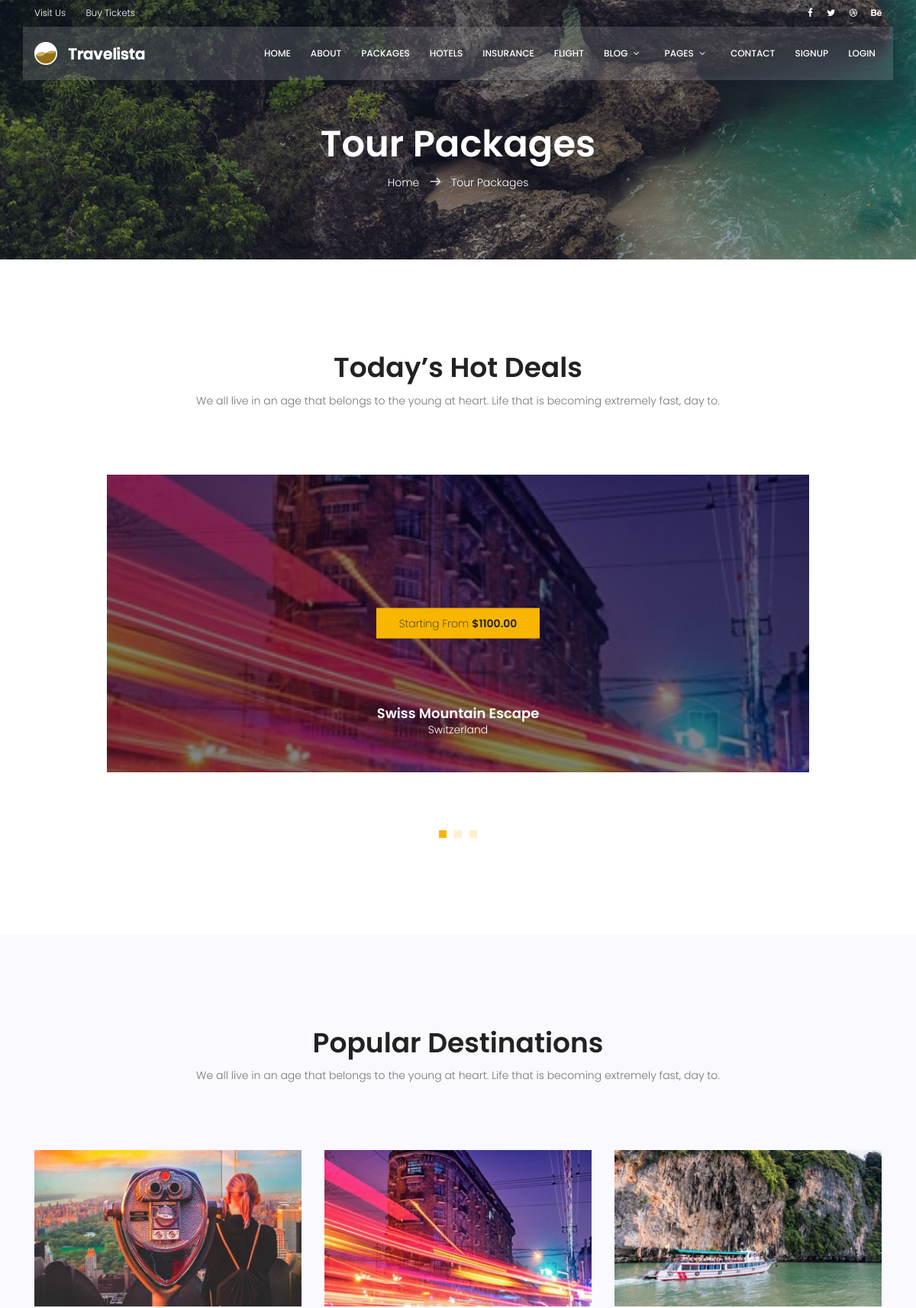
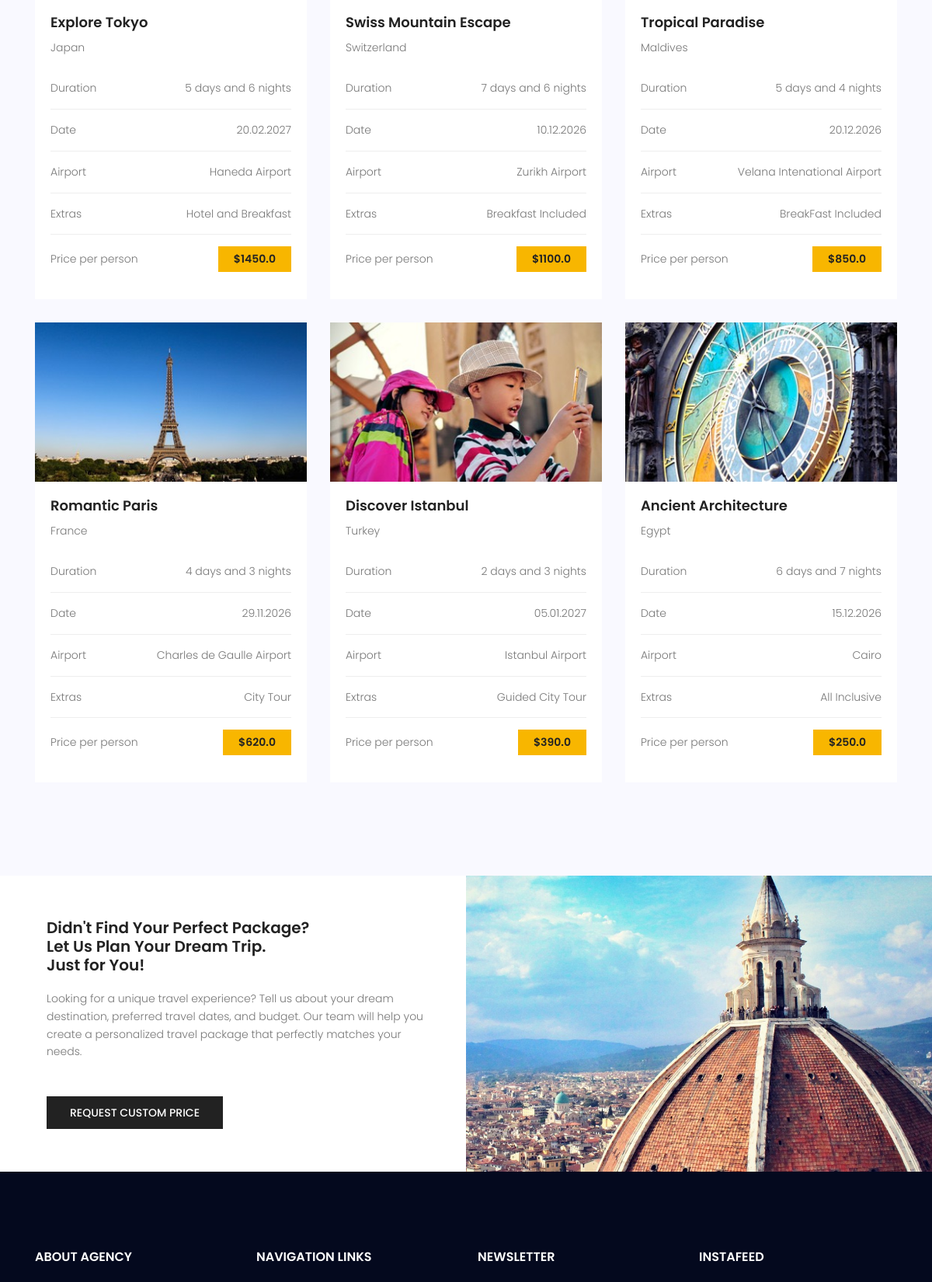
Page /packages/ (upper part) on the committed database (2 pictures, top to bottom).
### website/models.py (models this page shows, shortened)
class Package(models.Model):
    title = models.CharField(max_length=200)
    image = models.ImageField(upload_to="posts/packages", blank=True, null=True)
    country = models.CharField(max_length=200)
    days = models.PositiveSmallIntegerField()
    nights = models.PositiveSmallIntegerField()
    date = models.DateField(blank=True, null=True)
    airport = models.CharField(max_length=200)
    extras = models.CharField(max_length=200)
    price_per_person = models.DecimalField(max_digits=8, decimal_places=2)
    is_hot_deal = models.BooleanField(default=False)
    is_active = models.BooleanField(default=True)
    PACKAGE_TYPE = [
        ("cheap", "Cheap"),
        ("luxury", "Luxury"),
        ("camping", "Camping"),
    ]
    package_type = models.CharField(
        max_length=20,
        choices=PACKAGE_TYPE,
        default="cheap",
    )

### website/views.py (the view)
# urls.py: path("packages/", views.packages, name="packages"),
def packages(request):
    packages_list = Package.objects.filter(is_active=True).order_by("-price_per_person","-id")
    hot_deals = packages_list.filter(is_hot_deal=True)
    if request.method == "GET":
        country = request.GET.get("country")
        days = request.GET.get("days")
        nights = request.GET.get("night")
        date = request.GET.get("date")
        price = request.GET.get("price")
        airport = request.GET.get("airport")
        if country:
            packages_list = packages_list.filter(country__icontains=country)
        if days:
            packages_list = packages_list.filter(days__lte=days)
        if nights:
            packages_list = packages_list.filter(nights__lte=nights)
        if date:
            packages_list = packages_list.filter(date__gte=date)
        if price:
            packages_list = packages_list.filter(price_per_person__lte=price)
        if airport:
            packages_list = packages_list.filter(airport__icontains=airport)
    context = {
        "packages_list" : packages_list,
        "hot_deals" : hot_deals,
    }
    return render(request, "website/packages.html", context)

### website/templates/website/packages.html (shortened to what this page needs)
{% extends 'base.html' %}
{% load static %}
{% block content %}
<link rel="stylesheet" href="{% static 'css/search-results.css' %}">
<section class="about-banner relative">
	<div class="overlay overlay-bg"></div>
	<div class="container">
		<div class="row d-flex align-items-center justify-content-center">
			<div class="about-content col-lg-12">
				<h1 class="text-white">
					Tour Packages
				</h1>
				<p class="text-white link-nav"><a href="{% url 'website:index' %}">Home </a> <span
						class="lnr lnr-arrow-right"></span> <a href="{% url 'website:packages' %}"> Tour Packages</a>
				</p>
			</div>
		</div>
	</div>
</section>
<section class="hot-deal-area section-gap">
	<div class="container">
		<div class="row d-flex justify-content-center">
			<div class="menu-content pb-70 col-lg-8">
				<div class="title text-center">
					<h1 class="mb-10">Today’s Hot Deals</h1>
					<p>We all live in an age that belongs to the young at heart. Life that is becoming extremely
						fast, day to.</p>
				</div>
			</div>
		</div>
		<div class="row justify-content-center">
			<div class="col-lg-10 active-hot-deal-carusel">
				{% for i in hot_deals %}
				<div class="single-carusel">
					<div class="thumb relative">
					</div>
					<div class="price-detials">
						<a href="#" class="price-btn">Starting From <span>${{ i.price_per_person }}</span></a>
					</div>
					<div class="details">
						<h4 class="text-white">{{ i.title }}</h4>
						<p class="text-white">
							{{ i.country }}
						</p>
					</div>
				</div>
				{% endfor %}
			</div>
		</div>
	</div>
</section>
<section class="destinations-area section-gap">
	<div class="container">
		<div class="row d-flex justify-content-center">
			<div class="menu-content pb-40 col-lg-8">
				<div class="title text-center">
					<h1 class="mb-10">Popular Destinations</h1>
					<p>We all live in an age that belongs to the young at heart. Life that is becoming extremely
						fast, day to.</p>
				</div>
			</div>
		</div>
		<div class="row">
			{% for i in packages_list %}
			<div class="col-lg-4">
				<div class="single-destinations">
					<div class="thumb">
						{% if i.image %}
						<img style="width: 350px; height: 205px; object-fit: cover;" src="{{ i.image.url }}"
							alt="{{ i.title }}">
						{% else %}
						<img src="{% static 'img/packages/hot-deal.jpg' %}" alt="{{ i.title }}">
						{% endif %}
					</div>
					<div class="details">
						<h4>{{ i.title }}</h4>
						<p>
							{{ i.country }}
						</p>
						<ul class="package-list">
							<li class="d-flex justify-content-between align-items-center">
								<span>Duration</span>
								<span>{{ i.days }} days and {{ i.nights }} nights</span>
							</li>
							<li class="d-flex justify-content-between align-items-center">
								<span>Date</span>
								<span>{{ i.date|date:"d.m.Y"|default:"Flexible Date" }}</span>
							</li>
							<li class="d-flex justify-content-between align-items-center">
								<span>Airport</span>
								<span>{{ i.airport }}</span>
							</li>
							<li class="d-flex justify-content-between align-items-center">
								<span>Extras</span>
								<span>{{ i.extras }}</span>
							</li>
							<li class="d-flex justify-content-between align-items-center">
								<span>Price per person</span>
								<a href="#" class="price-btn">${{ i.price_per_person|floatformat:1 }}</a>
							</li>
						</ul>
					</div>
				</div>
			</div>
			{% endfor %}
		</div>
	</div>
</section>
<section class="home-about-area">
	<div class="container-fluid">
		<div class="row align-items-center justify-content-end">
			<div class="col-lg-6 col-md-12 home-about-left">
				<h1>
					Didn't Find Your Perfect Package? <br>
					Let Us Plan Your Dream Trip. <br>
					Just for You!
				</h1>
				<p>
					Looking for a unique travel experience? Tell us about your
					dream destination, preferred travel dates, and budget.
					Our team will help you create a personalized travel package
					that perfectly matches your needs.
				</p>
				<a href="{% url 'website:contact' %}" class="primary-btn text-uppercase">request custom price</a>
			</div>
			<div class="col-lg-6 col-md-12 home-about-right no-padding">
				<img class="img-fluid" src="{% static 'img/packages/about-img.jpg' %}" alt>
			</div>
		</div>
	</div>
</section>
{% endblock %}

### core/static/css/main.css (style rules this page uses)
body { color: #777777; font-family: "Poppins", sans-serif; font-size: 14px; font-weight: 300; line-height: 1.625em; position: relative; }
ol, ul { margin: 0; padding: 0; list-style: none; }
h1, h2, h3, h4, h5, h6 { font-family: "Poppins", sans-serif; color: #222222; line-height: 1.2em !important; margin-bottom: 0; margin-top: 0; font-weight: 600; }
h1, .h1 { font-size: 36px; }
h4, .h4 { font-size: 18px; }
.mb-10 { margin-bottom: 10px; }
.pb-40 { padding-bottom: 40px; }
.pb-70 { padding-bottom: 70px; }
.text-white { color: #fff; }
.text-center { text-align: center; }
.relative { position: relative; }
.overlay { position: absolute; left: 0; right: 0; top: 0; bottom: 0; }
.no-padding { padding: 0; }
h1 { font-size: 36px; }
h4 { font-size: 18px; }
h1, h2, h3, h4, h5, h6 { line-height: 1.5em; }
.section-gap { padding: 120px 0; }
.primary-btn { background: #f8b600; line-height: 42px; padding-left: 30px; padding-right: 30px; border: none; color: #fff; display: inline-block; font-size: 14px; font-weight: 500; position: relative; -webkit-transition: all 0.3s ease 0s; -moz-transition: all 0.3s ease 0s; -o-transition: all 0.3s ease 0s; transition: all 0.3s ease 0s; cursor: pointer; position: relative; }
.home-about-area .home-about-left { padding-left: 20%; }
@media (max-width: 1366px) { .home-about-area .home-about-left { padding-left: 5%; } }
.home-about-area .home-about-left h1 { max-width: 510px; }
@media (max-width: 1366px) { .home-about-area .home-about-left h1 { font-size: 20px; } }
.home-about-area .home-about-left p { max-width: 500px; padding: 20px 0; }
.home-about-area .home-about-left .primary-btn { margin-top: 10px; background: #222; font-size: 14px; }
.home-about-area .home-about-right img { width: 100%; }
.link-nav { margin-top: 10px; margin-bottom: 0px; }
.about-banner { background: url(../img/top-banner.jpg) center; background-size: cover; }
.about-banner .overlay-bg { background: rgba(4, 9, 30, 0.4); }
.about-content { margin-top: 70px; padding: 90px 0px; text-align: center; }
.about-content h1 { font-size: 48px; font-weight: 600; }
.about-content a { color: #fff; font-weight: 300; font-size: 14px; }
.about-content .lnr { margin: 0px 10px; font-weight: 600; }
.single-carusel .price-detials { text-align: center; position: absolute; width: 100%; left: 50%; top: 50%; z-index: 2; transform: translate(-50%, -50%); }
.single-carusel .price-detials .price-btn { background: #f8b600; color: #222; font-weight: 200; font-size: 14px; padding: 10px 30px; }
.single-carusel .price-detials .price-btn span { font-weight: 600; }
.single-carusel .details { text-align: center; position: absolute; width: 100%; left: 50%; top: 85%; z-index: 2; transform: translate(-50%, -50%); }
.destinations-area { background: #f9f9ff; }
.destinations-area .single-destinations { margin-top: 30px; -webkit-transition: all 0.3s ease 0s; -moz-transition: all 0.3s ease 0s; -o-transition: all 0.3s ease 0s; transition: all 0.3s ease 0s; }
.destinations-area .single-destinations .thumb { overflow: hidden; }
.destinations-area .single-destinations .thumb img { width: 100%; -webkit-transition: all 0.3s ease 0s; -moz-transition: all 0.3s ease 0s; -o-transition: all 0.3s ease 0s; transition: all 0.3s ease 0s; }
.destinations-area .single-destinations .details { background: #fff; padding: 20px; }
.destinations-area .single-destinations .details h4 { margin-bottom: 10px; }
.destinations-area .single-destinations .details .package-list { margin-top: 30px; }
.destinations-area .single-destinations .details .package-list li { border-bottom: 1px solid #eee; margin-bottom: 15px; padding-bottom: 15px; }
.destinations-area .single-destinations .details .package-list li:last-child { border-bottom: none; margin-bottom: 0px; }
.destinations-area .single-destinations .details .price-btn { background: #f8b600; color: #222; font-weight: 600; padding: 5px 20px; }

### rows in the picture
Package: price_per_person "1100.00", title "Swiss Mountain Escape", country "Switzerland", image (picture), days "7", nights "6", date "10.12.2026", airport "Zurikh Airport", extras "Breakfast Included", price_per_person "1100.0"
Package: image (picture), title "Explore Tokyo", country "Japan", days "5", nights "6", date "20.02.2027", airport "Haneda Airport", extras "Hotel and Breakfast", price_per_person "1450.0"
Package: image (picture), title "Tropical Paradise", country "Maldives", days "5", nights "4", date "20.12.2026", airport "Velana Intenational Airport", extras "BreakFast Included", price_per_person "850.0"
Package: image (picture), title "Romantic Paris", country "France", days "4", nights "3", date "29.11.2026", airport "Charles de Gaulle Airport", extras "City Tour", price_per_person "620.0"
Package: image (picture), title "Discover Istanbul", country "Turkey", days "2", nights "3", date "05.01.2027", airport "Istanbul Airport", extras "Guided City Tour", price_per_person "390.0"
Package: image (picture), title "Ancient Architecture", country "Egypt", days "6", nights "7", date "15.12.2026", airport "Cairo", extras "All Inclusive", price_per_person "250.0"
